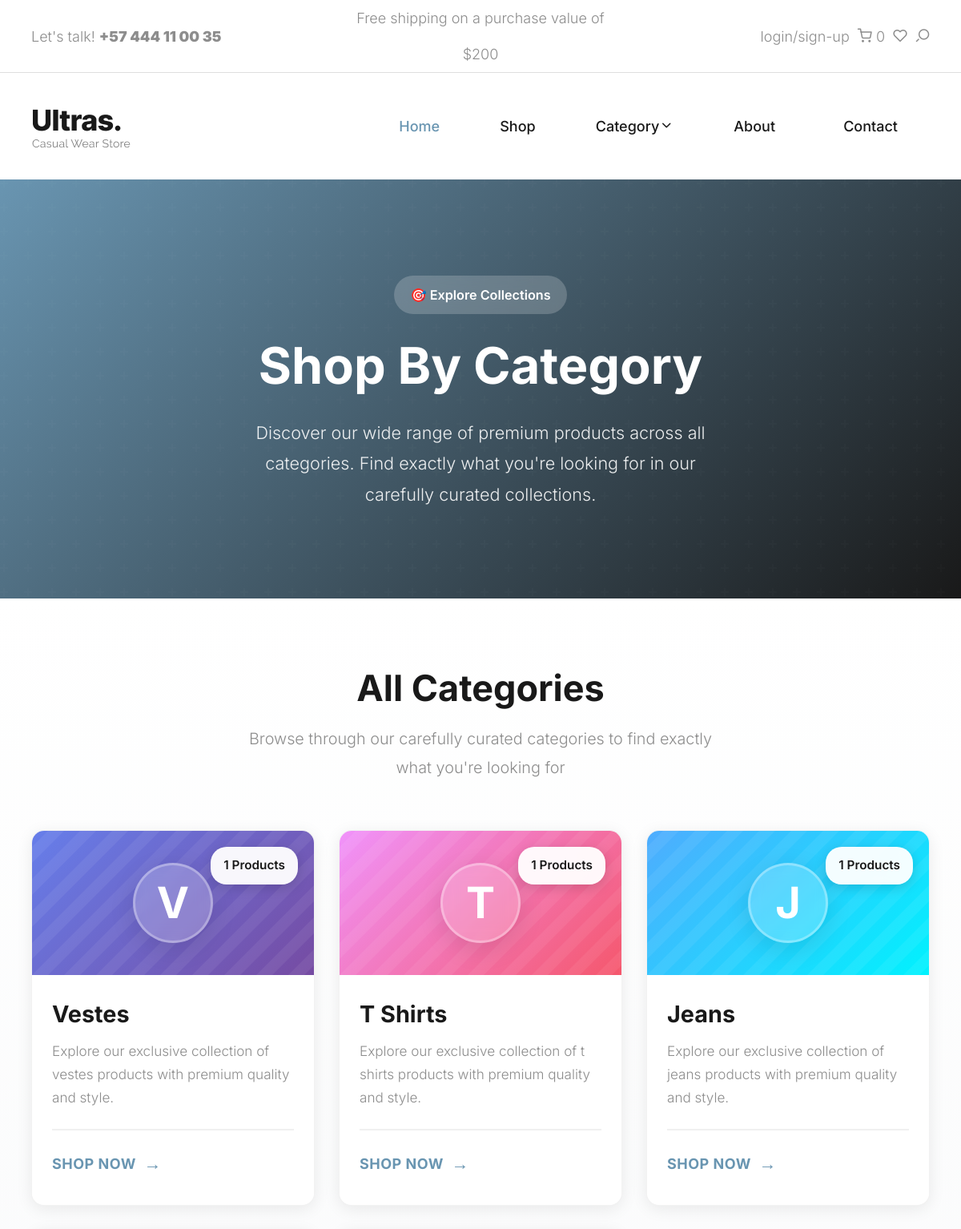
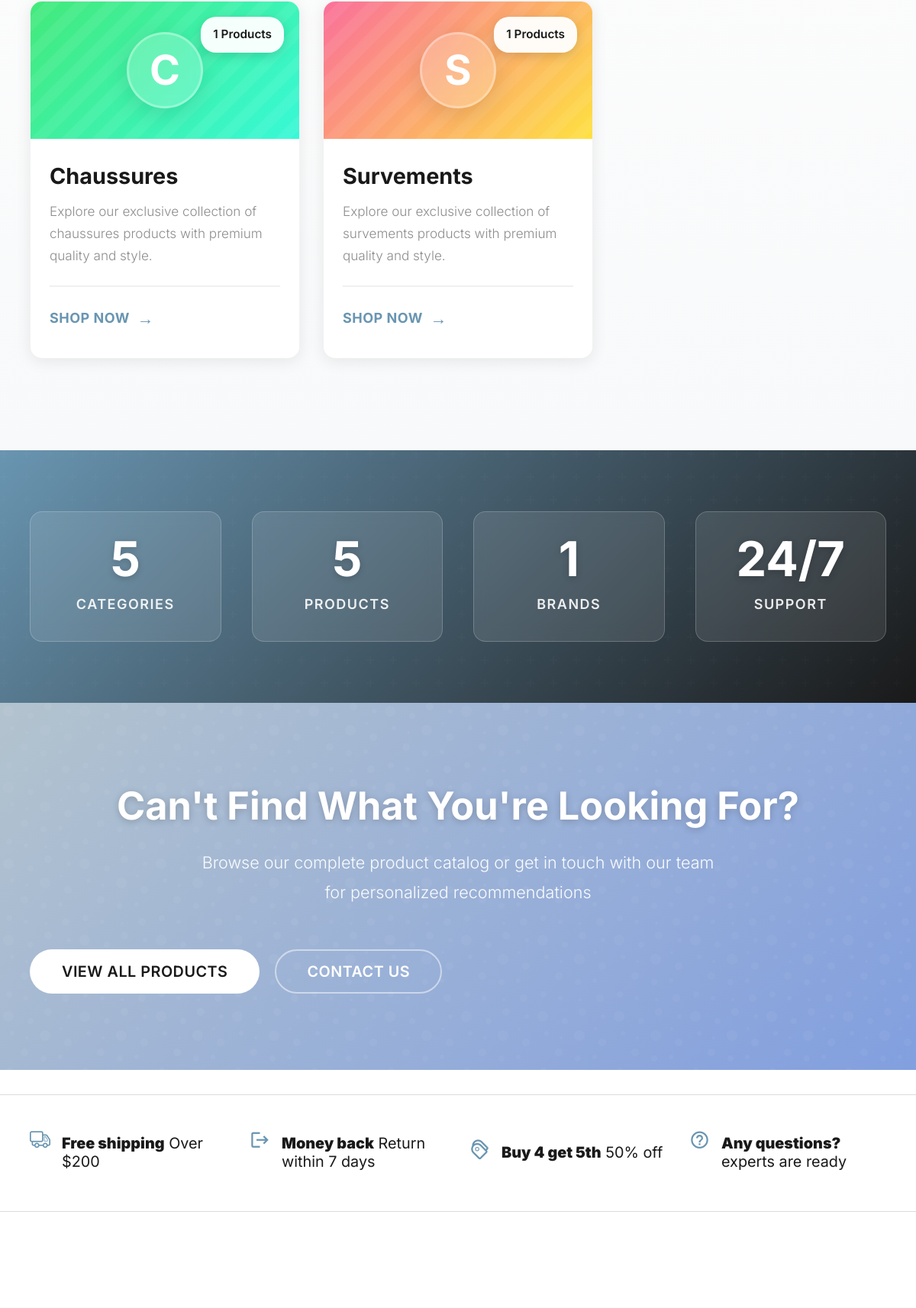
The app's page /category_summary (upper part) with its own data (2 pictures, top to bottom).
### ecom/store/models.py (models this page shows)
class Category(models.Model):
    name = models.CharField(max_length=100)
    def __str__(self):
        return self.name
    class Meta:
        verbose_name_plural = 'Categories'

### ecom/store/views.py (the view)
# urls.py: path('category_summary', views.category_summary, name='category_summary'),
def category_summary(request):
    categories = Category.objects.all()
    products = Product.objects.all()
    trademarks = Trademark.objects.all()
    return render(request, "category_summary.html", {'categories': categories, 'products': products, 'trademarks': trademarks})

### ecom/cart/cart.py (called while the page is built)
    def __len__(self):
        return len(self.cart)

### ecom/cart/context_processors.py (called while the page is built)
def cart(request):
    return {'cart': Cart(request)}

### store/templates/category_summary.html
{% extends 'base.html' %}
{% load static %}
{% block extra_css %}
<link rel="stylesheet" type="text/css" href="{% static 'css/category_summary.css' %}">
{% endblock extra_css %}
{% block content %}
<section class="category-summary-banner">
  <div class="container">
    <div class="text-center">
      <span class="category-badge">🎯 Explore Collections</span>
      <h1>Shop by Category</h1>
      <p>Discover our wide range of premium products across all categories. Find exactly what you're looking for in our carefully curated collections.</p>
    </div>
  </div>
</section>
<section class="categories-content">
  <div class="container">
    <div class="section-header-center">
      <h2>All Categories</h2>
      <p>Browse through our carefully curated categories to find exactly what you're looking for</p>
    </div>
    <div class="category-grid">
      {% for category in categories %}
      <div class="category-card-item">
        <a href="{% url 'category' category %}" class="category-card-link">
          <div class="category-card-header">
            <div class="category-icon">
              {{ category.name|slice:":1" }}
            </div>
            <span class="product-count-badge">{{ category.product_set.count }} Products</span>
          </div>
          <div class="category-card-content">
            <h3 class="category-card-title">{{ category }}</h3>
            <p class="category-card-description">
              Explore our exclusive collection of {{ category|lower }} products with premium quality and style.
            </p>
            <div class="category-card-footer">
              <span class="shop-category-btn">
                Shop Now
              </span>
            </div>
          </div>
        </a>
      </div>
      {% empty %}
      <div class="empty-state">
        <div class="empty-state-icon">🏷️</div>
        <h3>No categories available</h3>
        <p>Check back soon for new collections!</p>
      </div>
      {% endfor %}
    </div>
  </div>
</section>
<section class="categories-stats">
  <div class="container">
    <div class="stats-grid">
      <div class="stat-item">
        <div class="stat-number">{{ categories.count }}</div>
        <div class="stat-label">Categories</div>
      </div>
      <div class="stat-item">
        <div class="stat-number">{{ products.count }}</div>
        <div class="stat-label">Products</div>
      </div>
      <div class="stat-item">
        <div class="stat-number">{{ trademarks.count }}</div>
        <div class="stat-label">Brands</div>
      </div>
      <div class="stat-item">
        <div class="stat-number">24/7</div>
        <div class="stat-label">Support</div>
      </div>
    </div>
  </div>
</section>
<section class="category-cta">
  <div class="container">
    <h2>Can't Find What You're Looking For?</h2>
    <p>Browse our complete product catalog or get in touch with our team for personalized recommendations</p>
    <div class="btn-wrap">
      <a href="{% url 'shop' %}" class="btn btn-light btn-medium">View All Products</a>
      <a href="#" class="btn btn-outline-light btn-medium">Contact Us</a>
    </div>
  </div>
</section>
<section id="shipping-information">
  <hr>
  <div class="container">
    <div class="row d-flex flex-wrap align-items-center justify-content-between">
      <div class="col-md-3 col-sm-6">
        <div class="icon-box">
          <i class="icon icon-truck"></i>
          <h4 class="block-title">
            <strong>Free shipping</strong> Over $200
          </h4>
        </div>
      </div>
      <div class="col-md-3 col-sm-6">
        <div class="icon-box">
          <i class="icon icon-return"></i>
          <h4 class="block-title">
            <strong>Money back</strong> Return within 7 days
          </h4>
        </div>
      </div>
      <div class="col-md-3 col-sm-6">
        <div class="icon-box">
          <i class="icon icon-tags1"></i>
          <h4 class="block-title">
            <strong>Buy 4 get 5th</strong> 50% off
          </h4>
        </div>
      </div>
      <div class="col-md-3 col-sm-6">
        <div class="icon-box">
          <i class="icon icon-help_outline"></i>
          <h4 class="block-title">
            <strong>Any questions?</strong> experts are ready
          </h4>
        </div>
      </div>
    </div>
  </div>
  <hr>
</section>
{% endblock content %}

### ecom/static/icomoon/icomoon.css (style rules this page uses)
[class^="icon-"], [class*=" icon-"] { font-family: 'icomoon' !important; speak: never; font-style: normal; font-weight: normal; font-variant: normal; text-transform: none; line-height: 1; -webkit-font-smoothing: antialiased; -moz-osx-font-smoothing: grayscale; }
.icon-tags1:before { content: "\e90c"; }
.icon-help_outline:before { content: "\e90f"; }
.icon-return:before { content: "\e906"; }
.icon-truck:before { content: "\e903"; }

### ecom/static/style.css (style rules this page uses)
:root { --header-height : 160px; --header-height-min : 80px; }
:root { --accent-color : #8d8d8d; --dark-color : #191919; --light-color : #fff; --grey-color : #dbdbdb; --light-grey-color : #fafafa; --primary-color : #6995B1; --light-primary-color : #eef1f3; }
:root { --body-font : "Inter", sans-serif; --heading-font : "Inter", sans-serif; }
*, *::before, *::after { -webkit-box-sizing: border-box; -moz-box-sizing: border-box; box-sizing: border-box; }
html { box-sizing: border-box; }
body { font-family: var(--body-font); font-size: 18px; font-weight: 300; line-height: 2; color: var(--accent-color); margin: 0; }
a { color: var(--dark-color); text-decoration: none; transition: 0.3s color ease-out; }
h1, .h1, h2, .h2, h3, .h3, h4, .h4, h5, .h5, h6, .h6 { font-family: var(--heading-font); color: var(--dark-color); line-height: 1.2; }
h1, h2, h3 { margin: 25px 0; text-transform: capitalize; }
h1, .h1 { font-size: 3em; line-height: 1.4; }
h2, .h2 { font-size: 2em; line-height: 1.4; }
h3, .h3 { font-size: 1.4em; line-height: 1.4; }
h4, .h4 { font-size: 1.1em; line-height: 1.4; }
p { font-family: var(--body-font); font-size: 18px; line-height: 1.8; margin: 0 0 20px 0; }
dfn, cite, em, i { font-style: italic; }
::placeholder { color: var(--grey-color); }
.container::after, .row::after, .clearfix::after { display: block; clear: both; content: ""; }
.text-center { text-align: center; }
.d-flex { display: -ms-flexbox !important; display: flex !important; }
.flex-wrap { -ms-flex-wrap: wrap !important; flex-wrap: wrap !important; }
.justify-content-between { -ms-flex-pack: justify !important; justify-content: space-between !important; }
.align-items-center { -ms-flex-align: center !important; align-items: center !important; }
hr { margin-top: 2rem; margin-bottom: 2rem; border-width: 0; border-top: 1px solid var(--grey-color); }
a.btn, input[type="button"], input[type="submit"], input[type="reset"], input[type="file"], button { background-image: none; background: var(--dark-color); text-decoration: none !important; display: inline-block; position: relative; border: 2px solid transparent; border-radius: 0; padding: 0.75em 1.5em; margin-top: 15px; font-family: var(--body-font); font-size: 15px; font-weight: 500; line-height: normal; text-align: center; text-transform: uppercase; color: var(--light-color); z-index: 1; cursor: pointer; white-space: nowrap; vertical-align: middle; -webkit-transition: all 0.3s ease-in; transition: all 0.3s ease-in; -ms-touch-action: manipulation; touch-action: manipulation; -webkit-user-select: none; -moz-user-select: none; -ms-user-select: none; user-select: none; }
.btn:last-child { margin-right: 0; }
.btn.btn-medium { padding: 1.1em 3.0em; font-size: 1.0em; }
.btn.btn-outline-dark, .btn.btn-outline-light, .btn.btn-outline-accent { background: transparent; text-shadow: none; box-shadow: none; }
.btn.btn-outline-light { border-color: rgba(255,255,255,0.5); color: var(--light-color); }
.btn.btn-light { background: var(--light-color); color: var(--dark-color); }
.btn-wrap { font-weight: 500; text-transform: capitalize; width: fit-content; }
#shipping-information { padding-bottom: 100px; }
#shipping-information .icon-box { display: flex; align-items: baseline; border-right: 1px solid #EAEAEA; padding-right: 50px; margin-right: 50px; }
#shipping-information .icon-box:last-child { border-right: none; padding-right: 0; margin-right: 0; }
#shipping-information .icon-box i.icon { font-size: 1.5em; color: var(--primary-color); padding-right: 15px; }
.icon-box h4.block-title { line-height: 1.2; font-weight: 400; margin: 20px 0; }

### records on screen
Category: name "V", product_set.count "1", name "Vestes", name "vestes"
Category: name "T", product_set.count "1", name "T Shirts", name "t shirts"
Category: name "J", product_set.count "1", name "Jeans", name "jeans"
Category: name "C", product_set.count "1", name "Chaussures", name "chaussures"
Category: name "S", product_set.count "1", name "Survements", name "survements"

### other values on screen
{{ cart|length }} "0"
{{ categories.count }} "5"
{{ products.count }} "5"
{{ trademarks.count }} "1"
